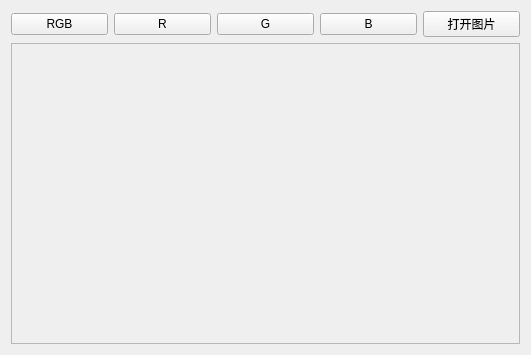
<?xml version="1.0" encoding="UTF-8"?>
<ui version="4.0">
 <class>ChannelSpliteUI</class>
 <widget class="QWidget" name="ChannelSpliteUI">
  <property name="geometry">
   <rect>
    <x>0</x>
    <y>0</y>
    <width>531</width>
    <height>355</height>
   </rect>
  </property>
  <property name="windowTitle">
   <string>Form</string>
  </property>
  <layout class="QGridLayout" name="gridLayout">
   <item row="0" column="0">
    <widget class="QPushButton" name="pushButton">
     <property name="text">
      <string>RGB</string>
     </property>
    </widget>
   </item>
   <item row="0" column="1">
    <widget class="QPushButton" name="pushButton_2">
     <property name="text">
      <string>R</string>
     </property>
    </widget>
   </item>
   <item row="0" column="2">
    <widget class="QPushButton" name="pushButton_3">
     <property name="text">
      <string>G</string>
     </property>
    </widget>
   </item>
   <item row="0" column="3">
    <widget class="QPushButton" name="pushButton_4">
     <property name="text">
      <string>B</string>
     </property>
    </widget>
   </item>
   <item row="0" column="4">
    <widget class="QPushButton" name="pushButton_5">
     <property name="text">
      <string>打开图片</string>
     </property>
    </widget>
   </item>
   <item row="1" column="0" colspan="5">
    <widget class="QFrame" name="frame">
     <property name="frameShape">
      <enum>QFrame::StyledPanel</enum>
     </property>
     <property name="frameShadow">
      <enum>QFrame::Raised</enum>
     </property>
    </widget>
   </item>
  </layout>
 </widget>
 <resources/>
 <connections/>
</ui>
